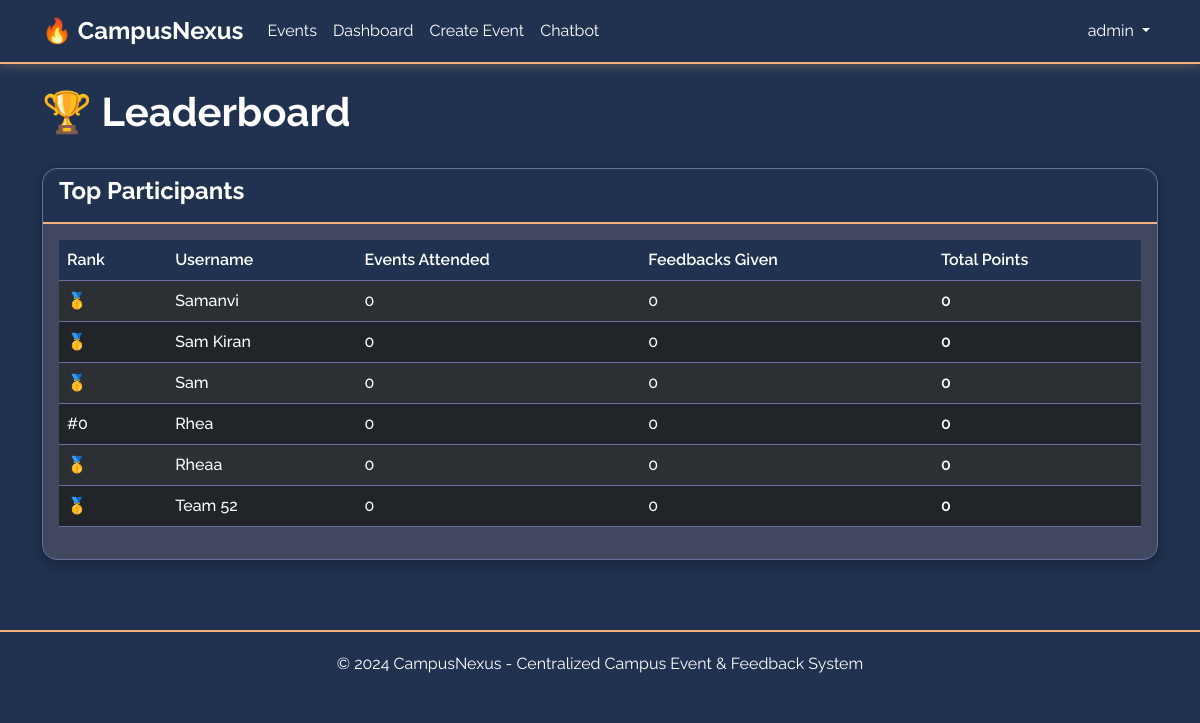
Screenshot of /dashboard/leaderboard/ (signed in) with the database file from the repository.
### users/models.py (models this page shows, shortened)
class User(AbstractUser):
    ROLE_CHOICES = [
        ('student', 'Student'),
        ('admin', 'Admin'),
        ('organizer', 'Organizer'),
    ]
    role = models.CharField(max_length=20, choices=ROLE_CHOICES, default='student')
    email = models.EmailField(unique=True, validators=[EmailValidator(), validate_college_email])
    department = models.CharField(max_length=100, blank=True)
    student_id = models.CharField(max_length=50, unique=True, null=True, blank=True)
    phone_number = models.CharField(max_length=15, blank=True)
    profile_picture = models.ImageField(upload_to='profiles/', null=True, blank=True)
    created_at = models.DateTimeField(auto_now_add=True)
    updated_at = models.DateTimeField(auto_now=True)
    is_verified = models.BooleanField(default=False)
    class Meta:
        db_table = 'users'
        verbose_name = 'User'
        verbose_name_plural = 'Users'
    def is_student(self):
        return self.role == 'student'

class Leaderboard(models.Model):
    user = models.ForeignKey(User, on_delete=models.CASCADE, related_name='leaderboard_entries')
    total_events_attended = models.IntegerField(default=0)
    total_feedback_given = models.IntegerField(default=0)
    total_points = models.IntegerField(default=0)
    rank = models.IntegerField(default=0)
    updated_at = models.DateTimeField(auto_now=True)
    class Meta:
        db_table = 'leaderboard'
        ordering = ['-total_points', '-total_events_attended']

### dashboard/views.py (the view)
# urls.py: path('leaderboard/', views.leaderboard_view, name='leaderboard'),
@login_required
def leaderboard_view(request):
    leaderboard = Leaderboard.objects.select_related('user').order_by('-total_points', '-total_events_attended')[:100]
    try:
        user_leaderboard = Leaderboard.objects.get(user=request.user)
        user_rank = Leaderboard.objects.filter(
            Q(total_points__gt=user_leaderboard.total_points) |
            (Q(total_points=user_leaderboard.total_points) & Q(total_events_attended__gt=user_leaderboard.total_events_attended))
        ).count() + 1
    except Leaderboard.DoesNotExist:
        user_rank = None
    context = {
        'leaderboard': leaderboard,
        'user_rank': user_rank,
    }
    return render(request, 'dashboard/leaderboard.html', context)

### templates/dashboard/leaderboard.html (shortened to what this page needs)
{% extends 'base.html' %}
{% block content %}
<div class="row mb-4">
    <div class="col-12">
        <h1>🏆 Leaderboard</h1>
    </div>
</div>
<div class="row">
    <div class="col-12">
        <div class="card">
            <div class="card-header">
                <h4>Top Participants</h4>
            </div>
            <div class="card-body">
                <table class="table table-dark table-striped">
                    <thead>
                        <tr>
                            <th>Rank</th>
                            <th>Username</th>
                            <th>Events Attended</th>
                            <th>Feedbacks Given</th>
                            <th>Total Points</th>
                        </tr>
                    </thead>
                    <tbody>
                        {% for entry in leaderboard %}
                        <tr {% if entry.user == user %}class="table-primary"{% endif %}>
                            <td>
                                {% if entry.rank == 1 %}🥇
                                {% elif entry.rank == 2 %}🥈
                                {% elif entry.rank == 3 %}🥉
                                {% else %}#{{ entry.rank }}
                                {% endif %}
                            </td>
                            <td>{{ entry.user.username }}</td>
                            <td>{{ entry.total_events_attended }}</td>
                            <td>{{ entry.total_feedback_given }}</td>
                            <td><strong>{{ entry.total_points }}</strong></td>
                        </tr>
                        {% endfor %}
                    </tbody>
                </table>
            </div>
        </div>
    </div>
</div>
{% endblock %}

### templates/base.html (shortened to what this page needs)
<!DOCTYPE html>
<html lang="en">
<head>
    <link href="https://cdn.jsdelivr.net/npm/bootstrap@5.3.0/dist/css/bootstrap.min.css" rel="stylesheet">
    <link href="https://cdn.jsdelivr.net/npm/fullcalendar@5.11.5/main.min.css" rel="stylesheet">
</head>
<body>
    <nav class="navbar navbar-expand-lg navbar-dark">
        <div class="container">
            <a class="navbar-brand" href="{% url 'users:home' %}">🔥 CampusNexus</a>
            <div class="collapse navbar-collapse" id="navbarNav">
                <ul class="navbar-nav me-auto">
                    <li class="nav-item">
                        <a class="nav-link" href="{% url 'events:event_list' %}">Events</a>
                    </li>
                    {% if user.is_authenticated %}
                        {% if user.is_student %}
                            <li class="nav-item">
                                <a class="nav-link" href="{% url 'dashboard:student_dashboard' %}">Dashboard</a>
                            </li>
                            <li class="nav-item">
                                <a class="nav-link" href="{% url 'dashboard:leaderboard' %}">Leaderboard</a>
                            </li>
                        {% else %}
                            <li class="nav-item">
                                <a class="nav-link" href="{% url 'dashboard:admin_dashboard' %}">Dashboard</a>
                            </li>
                            <li class="nav-item">
                                <a class="nav-link" href="{% url 'events:event_create' %}">Create Event</a>
                            </li>
                        {% endif %}
                        <li class="nav-item">
                            <a class="nav-link" href="{% url 'chatbot:chatbot' %}">Chatbot</a>
                        </li>
                    {% endif %}
                </ul>
                <ul class="navbar-nav">
                    {% if user.is_authenticated %}
                        <li class="nav-item dropdown">
                            <a class="nav-link dropdown-toggle" href="#" id="navbarDropdown" role="button" data-bs-toggle="dropdown">
                                {{ user.username }}
                            </a>
                        </li>
                    {% endif %}
                </ul>
            </div>
        </div>
    </nav>
    <main class="container my-4">
        {% block content %}{% endblock %}
    </main>
    <footer class="footer">
        <div class="container text-center">
            <p class="mb-0">&copy; 2024 CampusNexus - Centralized Campus Event & Feedback System</p>
        </div>
    </footer>
</body>
</html>

### templates/base.html (style rules this page uses)
:root { --white: #ffffff; --light-blue-grey: #676F9D; --medium-blue-grey: #424760; --dark-blue-grey: #203250; --orange: #f9b17a; --text-black: #212529; }
body { background: var(--dark-blue-grey); color: var(--white); font-family: 'Raleway', 'Segoe UI', Tahoma, Geneva, Verdana, sans-serif; min-height: 100vh; }
.navbar { background: var(--dark-blue-grey); border-bottom: 2px solid var(--orange); box-shadow: 0 2px 10px rgba(249, 177, 122, 0.3); }
.navbar-brand { color: #ffffff !important; font-weight: bold; font-size: 1.5rem; }
.navbar-nav .nav-link { color: #ffffff !important; transition: color 0.3s; }
.card { background: var(--medium-blue-grey); border: 1px solid var(--light-blue-grey); border-radius: 15px; box-shadow: 0 4px 15px rgba(0, 0, 0, 0.3); color: var(--white); margin-bottom: 20px; }
.card-body { color: var(--white) !important; }
.card-body strong { color: var(--white) !important; font-weight: 600; }
.card-header { background: var(--dark-blue-grey); color: var(--white); border-bottom: 2px solid var(--orange); border-radius: 15px 15px 0 0 !important; font-weight: 600; }
.footer { background: var(--dark-blue-grey); border-top: 2px solid var(--orange); padding: 20px 0; margin-top: 50px; }
.card { color: var(--white); }
.card p, .card li, .card span, .card div, .card h1, .card h2, .card h3, .card h4, .card h5, .card h6 { color: var(--white) !important; }
.card-title, .card-header h3, .card-header h4 { color: #fff !important; }
.table-dark { background: var(--medium-blue-grey) !important; color: var(--white) !important; }
.table-dark th, .table-dark td { color: var(--white) !important; font-weight: 500; border-color: var(--light-blue-grey) !important; }
.table-dark thead th { background: var(--dark-blue-grey) !important; color: var(--white) !important; font-weight: 600 !important; }
.table-dark tbody tr { background: var(--medium-blue-grey) !important; }
main.container { color: #ffffff; }
main.container h1, main.container h2, main.container h3, main.container h4, main.container h5, main.container h6 { color: #ffffff !important; font-weight: bold; }
main p, main li, main span, main div:not(.card):not(.alert) { color: #ffffff; }
a { color: var(--orange) !important; font-weight: 500; }

### rows the page displays
User: username "admin"
Leaderboard: user.username "Samanvi", total_events_attended "0", total_feedback_given "0", total_points "0"
Leaderboard: user.username "Sam Kiran", total_events_attended "0", total_feedback_given "0", total_points "0"
Leaderboard: user.username "Sam", total_events_attended "0", total_feedback_given "0", total_points "0"
Leaderboard: rank "0", user.username "Rhea", total_events_attended "0", total_feedback_given "0", total_points "0"
Leaderboard: user.username "Rheaa", total_events_attended "0", total_feedback_given "0", total_points "0"
Leaderboard: user.username "Team 52", total_events_attended "0", total_feedback_given "0", total_points "0"
